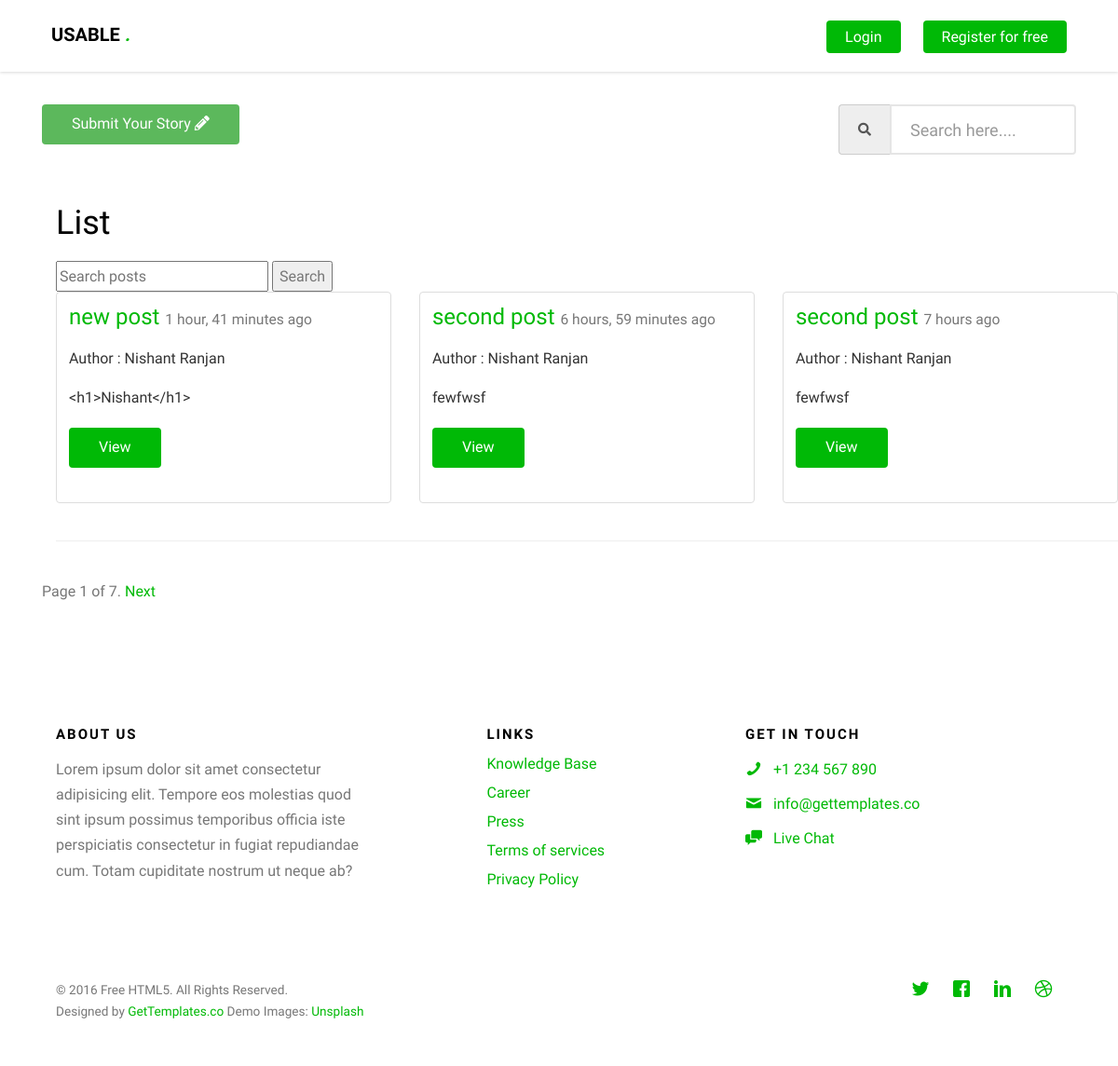
/posts/, run on the app's committed database.
### posts/models.py (models this page shows, shortened)
class Post(models.Model):
	user = models.ForeignKey(settings.AUTH_USER_MODEL, default=1)
	title = models.CharField(max_length=120)
	slug = models.SlugField(unique=True)
	image = models.ImageField(null=True, blank=True,
		height_field="height_field",
		width_field="width_field")
	height_field = models.IntegerField(default=0)
	width_field = models.IntegerField(default=0)
	content = models.TextField()
	draft = models.BooleanField(default=False)
	updated = models.DateTimeField(auto_now=True, auto_now_add=False)
	timestamp = models.DateTimeField(auto_now=False, auto_now_add=True)
	objects = PostManager()
	def get_absolute_url(self):
		return reverse("posts:content", kwargs={"slug" : self.slug})
	class Meta:
		ordering = ["-timestamp", "-updated"]

### posts/views.py (the view)
def post_list(request):
	queryset_list = Post.objects.active().order_by("-timestamp")
	if request.user.is_staff or request.user.is_superuser:
		queryset_list = Post.objects.all().order_by("-timestamp")
	query = request.GET.get('q')
	if query:
		queryset_list = queryset_list.filter(
			Q(title__icontains=query)|
			Q(user__first_name__icontains=query)|
			Q(user__last_name__icontains=query)
			).distinct().order_by("-timestamp")
	paginator = Paginator(queryset_list, 3)
	page_request_var = "page"
	page = request.GET.get(page_request_var)
	try:
		queryset = paginator.page(page)
	except PageNotAnInteger:
		queryset = paginator.page(1)
	except EmptyPage:
		queryset = paginator.page(paginator.num_pages)
	context = {
		"object_list" : queryset,
		"title" : "List",
		"page_request_var" : page_request_var,
	}
	return render(request, "post_list.html", context)

### posts/models.py (called while the page is built)
	def active(self, *args, **kwargs):
		return super(PostManager, self).filter(draft=False)

### templates/post_list.html (shortened to what this page needs)
{% extends "base.html" %}
{% block content %}
<h1>{{ title }}</h1>
<form method="GET" accept="">
	<input type="text" name="q" placeholder="Search posts" value="{{ request.GET.q }}" />
	<input type="submit" value="Search" />
</form>
<div class="row">
{% for obj in object_list %}
<div class="col-sm-6 col-md-4">
	<div class="thumbnail">
		<div class="caption">
			<h3>
				<a href="{{ obj.get_absolute_url }}">{{ obj.title }}</a>
				<small>
				{{ obj.timestamp|timesince }} ago
				</small>
			</h3>
			{% if obj.user.get_full_name %}
			<p>Author : {{ obj.user.get_full_name }}</p>
			{% endif %}
			<p class="content-markdown">{{ obj.content|truncatechars:100 }}</p>
			<p><a href="{{ obj.get_absolute_url }}" class="btn btn-primary" role="button">View</a></p>
		</div>
	</div>
</div>
{% cycle "" "" "</div><hr><div class='row'>" %}
{% endfor %}
		<div class="pagination">
			<span class="step-links">
				<span class="current">
					Page {{ object_list.number }} of {{ object_list.paginator.num_pages }}.
				</span>
				{% if object_list.has_next %}
				<a href="?page={{ object_list.next_page_number }}{% if request.GET.q %}&q={{ request.GET.q }}{% endif %}">Next</a>
				{% endif %}
			</span>
		</div>
</div>
{% endblock %}

### templates/base.html (shortened to what this page needs)
{% load staticfiles %}
<!DOCTYPE HTML>
<html>
	<head>
	<link rel="stylesheet" href="{% static 'css/animate.css' %}" />
	<link rel="stylesheet" href="{% static 'css/icomoon.css' %}" />
	<link rel="stylesheet" href="{% static 'css/themify-icons.css' %}" />
	<link rel="stylesheet" href="{% static 'css/bootstrap.css' %}" />
	<link rel="stylesheet" href="{% static 'css/magnific-popup.css' %}" />
	<link rel="stylesheet" href="{% static 'css/owl.carousel.min.css' %}" />
	<link rel="stylesheet" href="{% static 'css/owl.theme.default.min.css' %}" />
	<link rel="stylesheet" href="{% static 'css/style.css' %}" />
	<link rel="stylesheet" href="https://use.fontawesome.com/releases/v5.0.13/css/all.css">
	</head>
	<body>
	<div id="page">
	<nav class="gtco-nav" role="navigation">
		<div class="gtco-container">
			<div class="row">
				<div class="col-sm-2 col-xs-12">
					<div id="gtco-logo"><a href="index.html">Usable <em>.</em></a></div>
				</div>
				<div class="col-xs-10 text-right menu-1 main-nav">
					<ul>
						<li class="btn-cta"><a href="#" class="external" title="Login"><span>Login</span></a></li>
						<li class="btn-cta"><a href="#" class="external" title="Register"><span>Register for free</span></a></li>
					</ul>
				</div>
			</div>
		</div>
	</nav>
	<div id="gtco-features" class="border-bottom" data-section="features">
	<div class="gtco-container">
			<div class="row">
			<div class="col-md-5 text-center">
			<form>
		    	<div class="input-group">
		      		<button type="button" class="btn btn-success">Submit Your Story <i class="fas fa-pencil-alt"></i></button>
		    	</div>
		  	</form>
			</div>
			<div class="col-md-4 text-center">
			</div>
			<div class="col-md-3 text-center">
			<form>
		    	<div class="input-group">
		      		<span class="input-group-addon"><i class="fas fa-search"></i></span>
		      		<input id="msg" type="text" class="form-control" name="msg" placeholder="Search here....">
		    	</div>
		  	</form>
			</div>
			</div>
		<div class="row">
				<div class="col-md-2 col-md-offset-1 text-center">
					<br><br>
				</div>
		</div>
	<div class="container">
	{% block content %} {% endblock %}
	</div>
	<footer id="gtco-footer" role="contentinfo">
		<div class="gtco-container">
			<div class="row row-pb-md">
				<div class="col-md-4">
					<div class="gtco-widget">
						<h3>About Us</h3>
						<p>Lorem ipsum dolor sit amet consectetur adipisicing elit. Tempore eos molestias quod sint ipsum possimus temporibus officia iste perspiciatis consectetur in fugiat repudiandae cum. Totam cupiditate nostrum ut neque ab?</p>
					</div>
				</div>
				<div class="col-md-4 col-md-push-1">
					<div class="gtco-widget">
						<h3>Links</h3>
						<ul class="gtco-footer-links">
							<li><a href="#">Knowledge Base</a></li>
							<li><a href="#">Career</a></li>
							<li><a href="#">Press</a></li>
							<li><a href="#">Terms of services</a></li>
							<li><a href="#">Privacy Policy</a></li>
						</ul>
					</div>
				</div>
				<div class="col-md-4">
					<div class="gtco-widget">
						<h3>Get In Touch</h3>
						<ul class="gtco-quick-contact">
							<li><a href="#"><i class="icon-phone"></i> +1 234 567 890</a></li>
							<li><a href="#"><i class="icon-mail2"></i> info@gettemplates.co</a></li>
							<li><a href="#"><i class="icon-chat"></i> Live Chat</a></li>
						</ul>
					</div>
				</div>
			</div>
			<div class="row copyright">
				<div class="col-md-12">
					<p class="pull-left">
						<small class="block">&copy; 2016 Free HTML5. All Rights Reserved.</small>
						<small class="block">Designed by <a href="http://gettemplates.co/" target="_blank">GetTemplates.co</a> Demo Images: <a href="http://unsplash.co/" target="_blank">Unsplash</a></small>
					</p>
					<p class="pull-right">
						<ul class="gtco-social-icons pull-right">
							<li><a href="#"><i class="icon-twitter"></i></a></li>
							<li><a href="#"><i class="icon-facebook"></i></a></li>
							<li><a href="#"><i class="icon-linkedin"></i></a></li>
							<li><a href="#"><i class="icon-dribbble"></i></a></li>
						</ul>
					</p>
				</div>
			</div>
		</div>
	</footer>
	</div>
	</body>
</html>

### static/css/icomoon.css (style rules this page uses)
[class^="icon-"], [class*=" icon-"] { font-family: 'icomoon' !important; speak: none; font-style: normal; font-weight: normal; font-variant: normal; text-transform: none; line-height: 1; -webkit-font-smoothing: antialiased; -moz-osx-font-smoothing: grayscale; }
.icon-chat:before { content: "\e97c"; }
.icon-mail2:before { content: "\e9da"; }
.icon-phone:before { content: "\e9f4"; }
.icon-dribbble:before { content: "\ea65"; }
.icon-facebook:before { content: "\ea67"; }
.icon-linkedin:before { content: "\ea73"; }
.icon-twitter:before { content: "\ea7c"; }

### data on the page
Post: title "new post", timestamp "1 hour, 41 minutes", user.get_full_name "Nishant Ranjan", content "<h1>Nishant</h1>"
Post: title "second post", timestamp "6 hours, 59 minutes", user.get_full_name "Nishant Ranjan", content "fewfwsf"
Post: title "second post", timestamp "7 hours", user.get_full_name "Nishant Ranjan", content "fewfwsf"

### other printed values
{{ title }} "List"
{{ object_list.number }} "1"
{{ object_list.paginator.num_pages }} "7"
